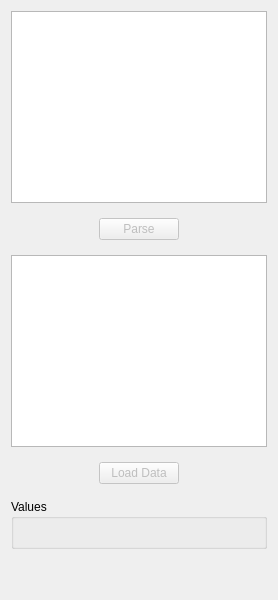
              <widget class="QWidget" name="tab_2">
               <attribute name="title">
                <string>Data 1</string>
               </attribute>
               <layout class="QVBoxLayout" name="verticalLayout_4">
                <item>
                 <widget class="QListWidget" name="FormActionsPostList3DData"/>
                </item>
                <item>
                 <widget class="QFrame" name="frame_69">
                  <property name="frameShape">
                   <enum>QFrame::NoFrame</enum>
                  </property>
                  <property name="frameShadow">
                   <enum>QFrame::Raised</enum>
                  </property>
                  <layout class="QHBoxLayout" name="horizontalLayout_61">
                   <item>
                    <spacer name="horizontalSpacer_59">
                     <property name="orientation">
                      <enum>Qt::Horizontal</enum>
                     </property>
                     <property name="sizeHint" stdset="0">
                      <size>
                       <width>40</width>
                       <height>20</height>
                      </size>
                     </property>
                    </spacer>
                   </item>
                   <item>
                    <widget class="QPushButton" name="FormActionsPostButSurfaceParse">
                     <property name="enabled">
                      <bool>false</bool>
                     </property>
                     <property name="text">
                      <string>Parse</string>
                     </property>
                    </widget>
                   </item>
                   <item>
                    <spacer name="horizontalSpacer_58">
                     <property name="orientation">
                      <enum>Qt::Horizontal</enum>
                     </property>
                     <property name="sizeHint" stdset="0">
                      <size>
                       <width>40</width>
                       <height>20</height>
                      </size>
                     </property>
                    </spacer>
                   </item>
                  </layout>
                 </widget>
                </item>
                <item>
                 <widget class="QTreeWidget" name="FormActionsPostTreeSurface">
                  <attribute name="headerVisible">
                   <bool>false</bool>
                  </attribute>
                  <column>
                   <property name="text">
                    <string notr="true">1</string>
                   </property>
                  </column>
                 </widget>
                </item>
                <item>
                 <widget class="QFrame" name="frame_92">
                  <property name="frameShape">
                   <enum>QFrame::NoFrame</enum>
                  </property>
                  <property name="frameShadow">
                   <enum>QFrame::Raised</enum>
                  </property>
                  <layout class="QHBoxLayout" name="horizontalLayout_91">
                   <item>
                    <spacer name="horizontalSpacer_61">
                     <property name="orientation">
                      <enum>Qt::Horizontal</enum>
                     </property>
                     <property name="sizeHint" stdset="0">
                      <size>
                       <width>40</width>
                       <height>20</height>
                      </size>
                     </property>
                    </spacer>
                   </item>
                   <item>
                    <widget class="QPushButton" name="FormActionsPostButSurfaceLoadData">
                     <property name="enabled">
                      <bool>false</bool>
                     </property>
                     <property name="text">
                      <string>Load Data</string>
                     </property>
                    </widget>
                   </item>
                   <item>
                    <spacer name="horizontalSpacer_60">
                     <property name="orientation">
                      <enum>Qt::Horizontal</enum>
                     </property>
                     <property name="sizeHint" stdset="0">
                      <size>
                       <width>40</width>
                       <height>20</height>
                      </size>
                     </property>
                    </spacer>
                   </item>
                  </layout>
                 </widget>
                </item>
                <item>
                 <widget class="QGroupBox" name="groupBox_6">
                  <property name="minimumSize">
                   <size>
                    <width>0</width>
                    <height>50</height>
                   </size>
                  </property>
                  <property name="title">
                   <string>Values</string>
                  </property>
                  <layout class="QHBoxLayout" name="horizontalLayout_33">
                   <property name="topMargin">
                    <number>2</number>
                   </property>
                   <property name="bottomMargin">
                    <number>2</number>
                   </property>
                   <item>
                    <widget class="QLabel" name="FormActionsPostLabelSurfaceMin">
                     <property name="minimumSize">
                      <size>
                       <width>0</width>
                       <height>0</height>
                      </size>
                     </property>
                     <property name="text">
                      <string/>
                     </property>
                    </widget>
                   </item>
                   <item>
                    <widget class="QLabel" name="FormActionsPostLabelSurfaceMax">
                     <property name="text">
                      <string/>
                     </property>
                    </widget>
                   </item>
                  </layout>
                 </widget>
                </item>
                <item>
                 <spacer name="verticalSpacer_23">
                  <property name="orientation">
                   <enum>Qt::Vertical</enum>
                  </property>
                  <property name="sizeHint" stdset="0">
                   <size>
                    <width>20</width>
                    <height>40</height>
                   </size>
                  </property>
                 </spacer>
                </item>
               </layout>
              </widget>
